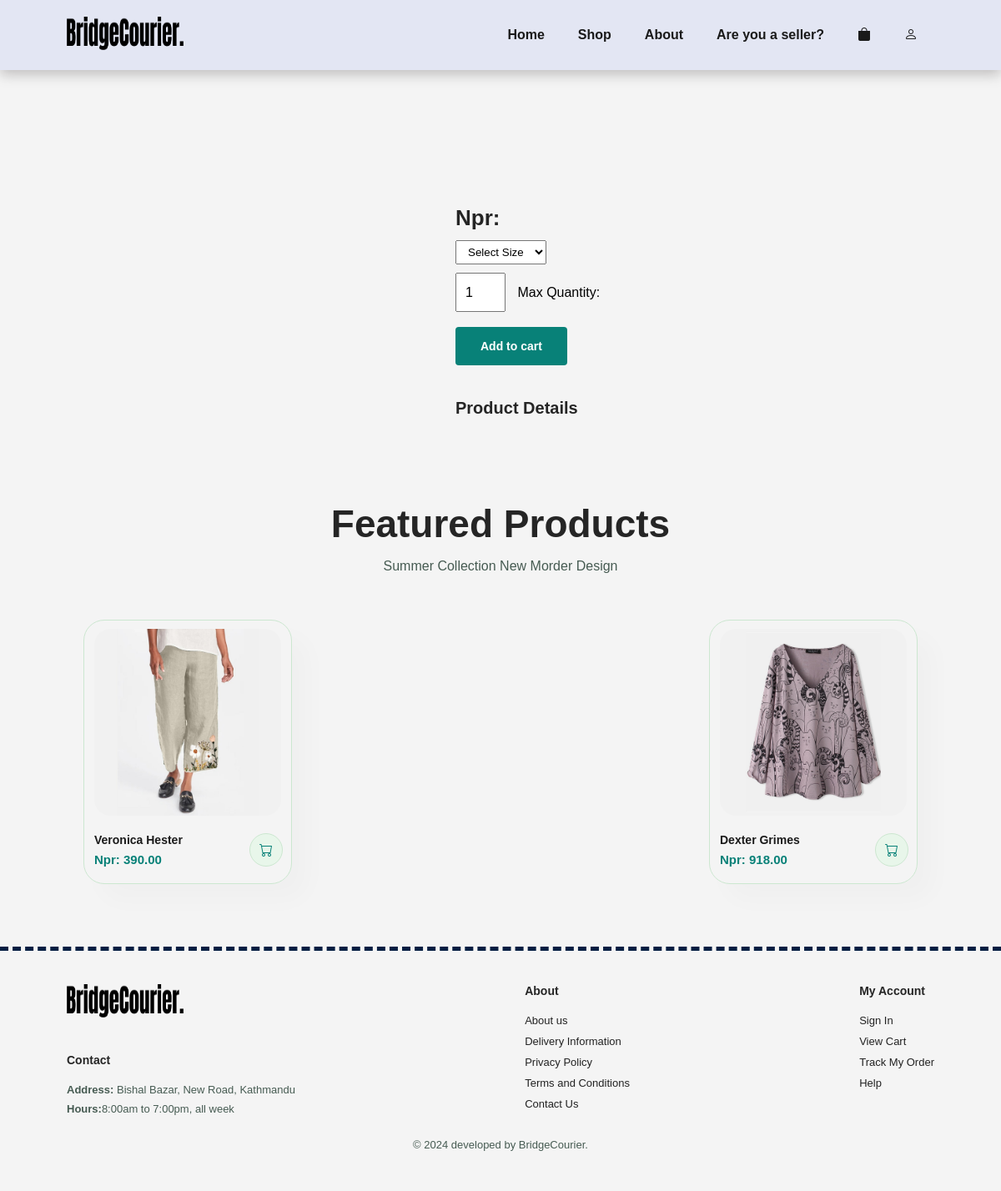
The app's page /sproduct.php, older data.
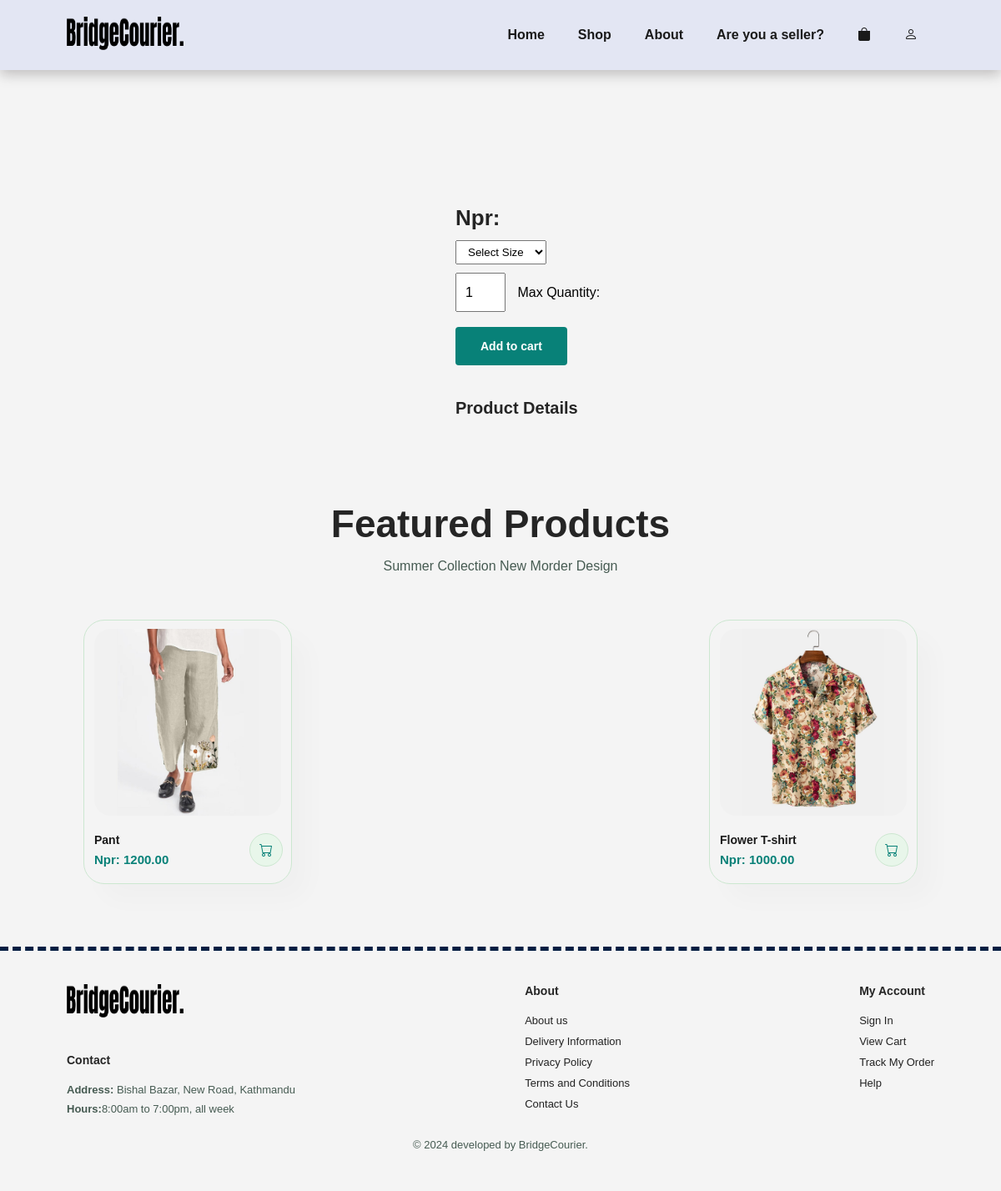
The same page, newer data.
### tables this page shows
CREATE TABLE `productdetails` (
  `prod_id` int(11) NOT NULL,
  `prodname` varchar(100) NOT NULL,
  `prod_desc` varchar(255) NOT NULL,
  `image` varchar(255) DEFAULT NULL,
  `price` decimal(10,2) NOT NULL,
  `quantity` int(11) DEFAULT NULL,
  `f_stat` tinyint(1) DEFAULT 0,
  `na_stat` tinyint(1) DEFAULT 0,
  `created_by` int(11) NOT NULL,
  `created_at` timestamp NOT NULL DEFAULT current_timestamp(),
  `modified_by` int(11) DEFAULT NULL,
  `modified_at` timestamp NULL DEFAULT NULL
);

### functions.php (called while the page is built, shortened)
<?php
    function getAllProducts(){
        try {
            $connect = new mysqli('localhost','root','','bridge_courier');
            $sql = "select * from productdetails";
            $result = $connect->query($sql);
            $products = [];
            if ($result->num_rows > 0) {
                while ($record= $result->fetch_assoc()) {
                    array_push($products,$record);
                }
            }
            return $products;
        } catch (\Throwable $th) {
           die('Error: ' . $th->getMessage());
        }
    }
?>

### sproduct.php (the view, shortened to what this page needs)
<?php require "functions.php";
    $products = getAllProducts();
    ?>
<!DOCTYPE html>
<html lang="en">
<head>
    <link rel="stylesheet" href="css/main.css?v=<?php echo time(); ?>">
    <link rel="stylesheet" href="https://cdn.jsdelivr.net/npm/bootstrap-icons@1.11.3/font/bootstrap-icons.min.css?v=<?php echo time(); ?>">
</head>
<body>
    <section id="header">
    <?php require "navbar.php"; ?>
    </section>
    <form method="post" enctype="multipart/form-data">
    <section id="prodetails" class="section_p1" >
        <div class="single-pro-image">
        </div>
        <div class="single-pro-details">
                <h4 name="prodname"><?php echo $product['prodname'] ?></h4>
                <h2 name="price">Npr:<?php echo $product['price'] ?></h2>
                <select name="size">
                    <option value="">Select Size</option>
                </select>
                <input type="number" width="10px" name="quantity" min="1" max="<?php echo $product['quantity']?>" value="1" >
                <span>Max Quantity: <?php echo $product['quantity'] ?></span>
                <br/>
                <br/>
                <button type="submit" class="normal" name="submit">Add to cart</button>
                <h4>Product Details</h4>
            </div>
        </section>
    </form>
    <section id="product1" class="section_p1">
        <h2>Featured Products</h2>
        <p>Summer Collection New Morder Design</p>
        <div class="pro-container">
        <?php foreach ($products as $key => $product) { ?>
                <?php if($product['f_stat'] == 1) { ?>
                    <div class="pro" onclick="window.location.href='shop.php'">
                        <img src="img/products/<?php echo $product['image']?>" alt="<?php $product['prodname'] ?>" >
                        <div class="des">
                            <h5><?php echo $product['prodname'] ?></h5>
                            <h4>Npr: <?php echo $product['price'] ?></h4>
                        </div>
                        <a href="shop.php"><i class="bi bi-cart cart"></i></a>
                    </div>
                <?php } ?>
            <?php } ?>
        </div>
    </section>
    <?php require "footer.php"; ?>
</body>
</html>

Row changes from the older to the newer data that the page shows:
removed productdetails: image (picture), prodname "Veronica Hester", price "390.00"
changed productdetails: image: a different picture; prodname "Dexter Grimes" → "Pant"; price "918.00" → "1200.00"
added productdetails: image (picture), prodname "Flower T-shirt", price "1000.00"
